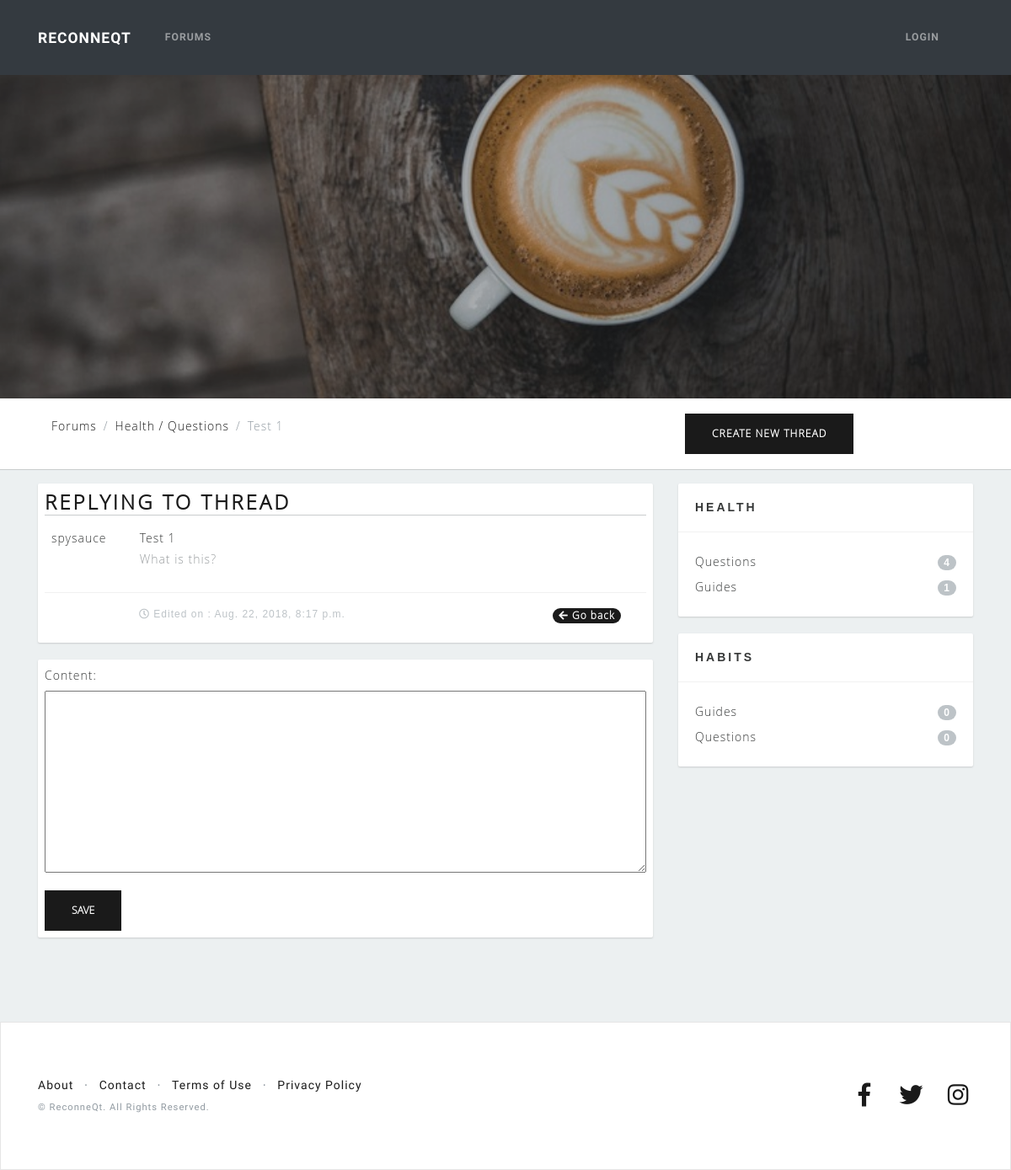
The app's page /forums/post/reply/1/, older data.
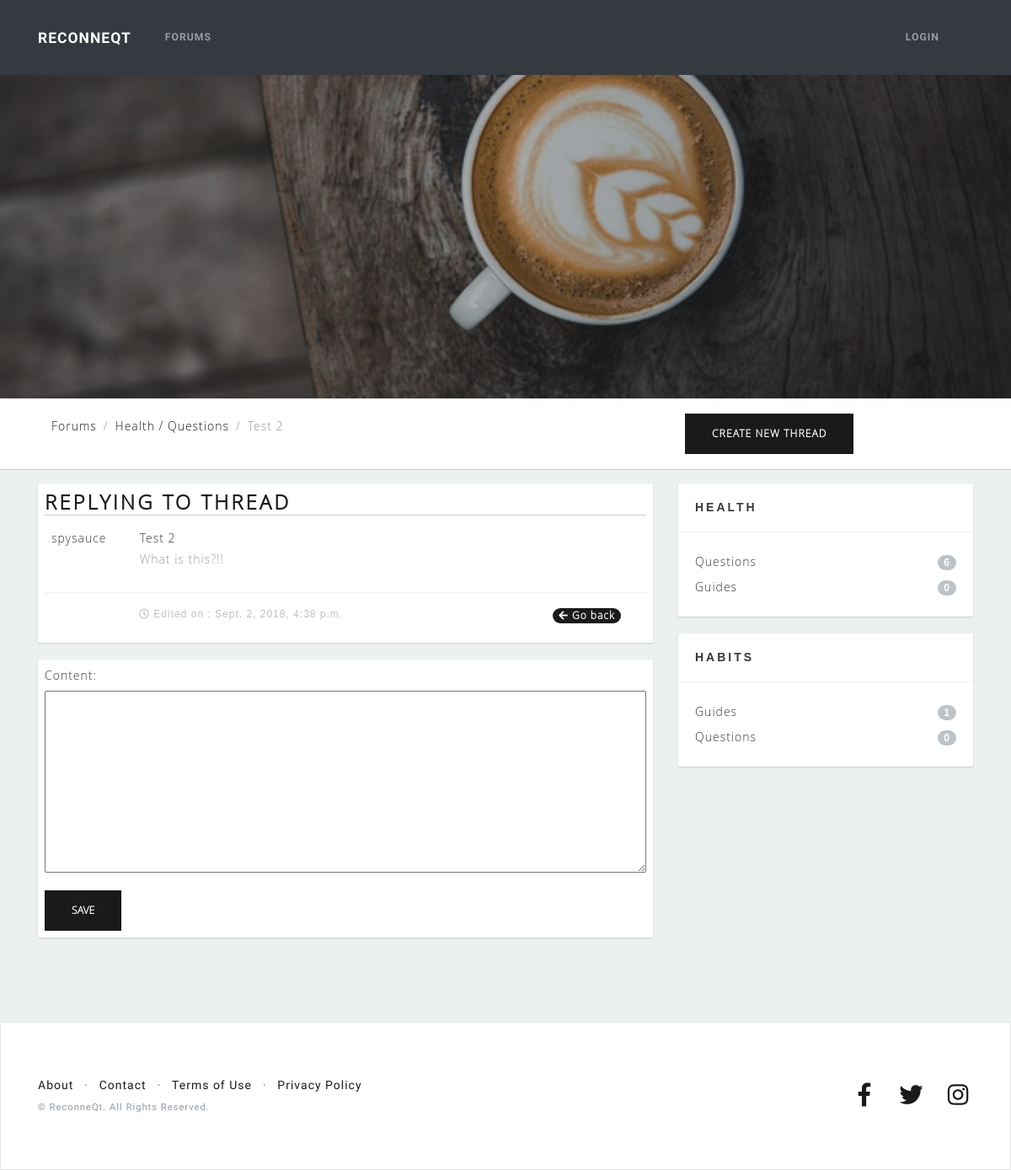
The same page, newer data.
### forums/models.py (models this page shows)
class Thread(models.Model):
    title = models.CharField(max_length=100)
    thread_created = models.DateTimeField(auto_now_add=True)
    thread_edited = models.DateTimeField(blank=True, null=True)
    user = models.ForeignKey(User, on_delete=models.CASCADE)
    subject_fk = models.ForeignKey('Subject', on_delete=models.CASCADE, related_name='threads')
    def __str__(self):
        return self.title

class Post(models.Model):
    content = models.CharField(max_length=1000)
    original = models.BooleanField(default=False)
    post_created = models.DateTimeField(auto_now_add=True)
    post_edited = models.DateTimeField(blank=True, null=True)
    user = models.ForeignKey(User, on_delete=models.CASCADE)
    thread_fk = models.ForeignKey('Thread', on_delete=models.CASCADE, related_name='posts')
    def __str__(self):
        return self.content

class Subject(models.Model):
    subject_name = models.CharField(max_length=100)
    parent = models.ForeignKey('self', blank=True, null=True, on_delete=models.CASCADE, related_name='children')
    def __str__(self):
        if self.parent is None:
            return self.subject_name
        else:
            return "{} / {}".format(self.parent, self.subject_name)

### forums/views.py (the view)
# urls.py: path('post/reply/<int:pk>/', views.post_create, name='post_new'),
def post_create(request, pk):
    try:
        parents = Subject.objects.filter(parent=None)
        children = Subject.objects.exclude(parent=None)
        thread = Thread.objects.get(pk=pk)
        post = Post.objects.filter(thread_fk=thread).get(original=True)
        header = "Replying to thread"
        if request.method == 'POST':
            form = PostForm(request.POST, prefix='form')
            if form.is_valid():
                post = form.save(commit=False)
                post.user = request.user
                post.original = False
                post.thread_fk = thread
                post.save()
                return redirect('/forums/thread/'+str(pk)+'/')
        else:
            form = PostForm(prefix='form')
            context = {
                'parents': parents,
                'children': children,
                'thread': thread,
                'post': post,
                'form': form,
                'header': header
            }
            return render(request, 'forums/post_edit.html', context)
    except Subject.DoesNotExist:
        raise Http404("Subject does not exist")
    except Thread.DoesNotExist:
        raise Http404("Thread does not exist")
    except Post.DoesNotExist:
        raise Http404("Post does not exist")
    return render(request, 'forums/')

### forums/forms.py
class PostForm(forms.ModelForm):
    class Meta:
        model = Post
        fields = ('content',)
        widgets = {
            'content': forms.Textarea(attrs={'rows': 10, 'style': 'width: 100%'})
        }

### forums/templatetags/forum_filters.py (called while the page is built)
@register.filter(name='slice_string')
def slice_string(value):
    parent, child = str(value).split('/')
    return child

### forums/templates/forums/post_edit.html
{% extends 'forums/base_forums.html' %}
{% block breadcrumbs %}
<ol class="breadcrumb">
  <li class="breadcrumb-item"><a href="{% url 'forum' %}">Forums</a></li>
  <li class="breadcrumb-item"><a href="{% url 'threads' s_id=thread.subject_fk.pk %}">{{ thread.subject_fk }}</a></li>
  <li class="breadcrumb-item active">{{ thread }}</li>
</ol>
{% endblock %}
{% block threads %}
<div class="thread p-2">
  <h3 style="border-bottom: 1px solid #c9cccd">{{ header }}</h3>
  <div class="posttop p-2">
    <div class="userinfo pull-left">
      {{ post.user }}
    </div>
    <div class="thread-title pull-left">
      {{ thread }}
      <p class="post">
        {{ post }}
      </p>
    </div>
    <div class="clearfix"></div>
  </div>
  <div class="post-info">
    {% if post.post_edited != None %}
      <div class="posted pull-left"><i class="far fa-clock"></i> Edited on : {{ post.post_edited }}</div>
    {% else %}
      <div class="posted pull-left"><i class="far fa-clock"></i> Posted on : {{ post.post_created }}</div>
    {% endif %}
    <div class="next pull-right">
      <a href="{% url 'thread_detail' pk=thread.id %}">
        <span class="badge badge-pill badge-primary">
          <i class="fas fa-arrow-left"></i> Go back
        </span>
      </a>
    </div>
    <div class="clearfix"></div>
  </div>
</div>
<div class="thread p-2">
  <form method="post">{% csrf_token %}
      {{ form.as_p }}
      <input class="btn btn-primary" type="submit" value="Save">
  </form>
</div>
{% endblock %}

### forums/templates/forums/base_forums.html (shortened to what this page needs)
{% extends 'habits/base_template.html' %}
{% load static %}
{% load forum_filters %}
{% block css %}
  <link href="{% static 'habits/css/forums.css' %}" rel="stylesheet">
{% endblock %}
{% block content %}
<header class="masthead-forums text-white text-center">
  <div class="overlay"></div>
</header>
<div class="middlenav">
  <div class="container">
    <div class="row">
      <div class="col-lg-8 col-md-8">
        {% block breadcrumbs %}{% endblock %}
      </div>
      <div class="col-lg-4 col-md-4">
        <a id="new-thread-button" href="{% url 'thread_new' %}" class="btn btn-primary m-2" method="POST">
          Create new thread
        </a>
      </div>
    </div>
  </div>
</div>
<div id="content-wrapper">
  <div class="container">
    <div class="row">
      <div class="col-lg-8 col-md-8">
        {% block threads %}{% endblock %}
      </div>
      <div class="col-lg-4 col-md-4">
        {% for s in parents %}
        <div class="sidebarblock">
          <h3>{{ s }}</h3>
          <div class="divline"></div>
          <div class="blocktxt">
            <ul class="cats">
              {% for c in children %}
                {% if c.parent == s %}
                  <li>
                    <a href="{% url 'threads' s_id=c.pk %}">
                      {{ c|slice_string }}
                      <span class="badge badge-primary badge-pill pull-right">{{ c.threads.count }}</span>
                    </a>
                  </li>
                {% endif %}
              {% endfor %}
            </ul>
          </div>
        </div>
        {% endfor %}
      </div>
    </div>
  </div>
</div>
{% endblock %}

Row changes from the older to the newer data that the page shows:
changed Thread "Health / Questions": title "Test 1" → "Test 2"
changed Post "spysauce": content "What is this?" → "What is this?!!"; post_edited "Aug. 22, 2018, 8:17 p.m." → "Sept. 2, 2018, 4:38 p.m."
computed for Subject (number 2 of 6 on the later page): threads.count "4" → "6"
computed for Subject (number 3 of 6 on the later page): threads.count "1" → "0"
computed for Subject (number 5 of 6 on the later page): threads.count "0" → "1"
